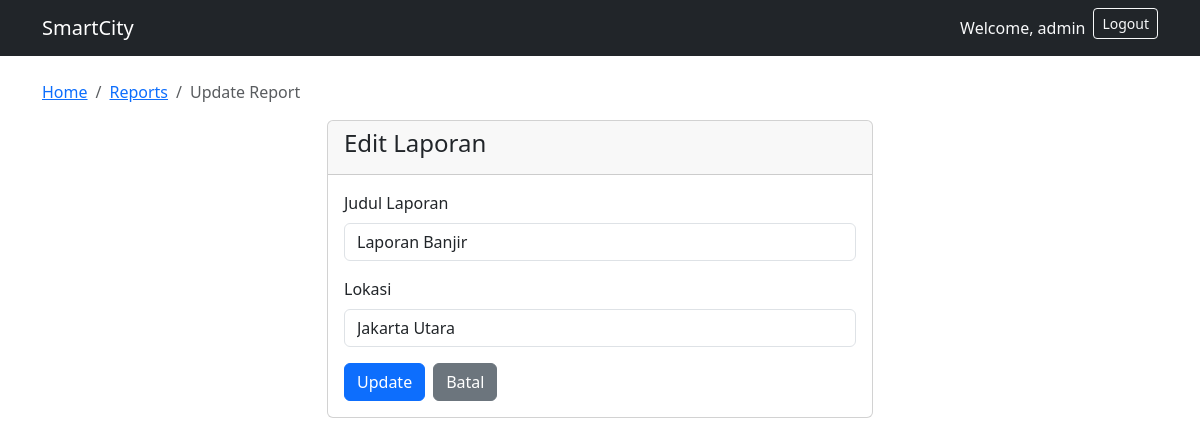
Screenshot of /main/update/2/ (signed in) with the database file from the repository.
### usermanagement_24782077/models.py (models this page shows, shortened)
class User(AbstractUser):
    is_admin = models.BooleanField(default=False)
    is_member = models.BooleanField(default=True)

### main_app/models.py (models this page shows, shortened)
class Report(models.Model):
    STATUS_CHOICES = [
        ('REPORTED', 'REPORTED'),
        ('VERIFIED', 'VERIFIED'),
        ('IN_PROGRESS', 'IN_PROGRESS'),
        ('RESOLVED', 'RESOLVED'),
    ]
    title = models.CharField(max_length=100)
    location = models.CharField(max_length=100)
    status = models.CharField(max_length=20, choices=STATUS_CHOICES)

### main_app/views.py (the view)
    def wrapper(request, *args, **kwargs):
        if not request.user.is_authenticated:
            messages.error(request, "Silakan login terlebih dahulu.")
            return redirect('login')
        if not request.user.is_admin:
            messages.error(request, "Akses Ditolak! Hanya Admin yang dapat mengakses fitur ini.")
            return redirect('main_app:reports_list')
        return view_func(request, *args, **kwargs)

### main_app/views.py (called while the page is built)
def admin_required(view_func):
    def wrapper(request, *args, **kwargs):
        if not request.user.is_authenticated:
            messages.error(request, "Silakan login terlebih dahulu.")
            return redirect('login')
        if not request.user.is_admin:
            messages.error(request, "Akses Ditolak! Hanya Admin yang dapat mengakses fitur ini.")
            return redirect('main_app:reports_list')
        return view_func(request, *args, **kwargs)
    return wrapper

@admin_required
def update_report(request, report_id):
    report = get_object_or_404(Report, id=report_id)
    if request.method == 'POST':
        report.title = request.POST.get('title')
        report.location = request.POST.get('location')
        report.save()
        messages.success(request, "Data laporan berhasil diubah.")
        return redirect('main_app:reports_list')
    return render(request, 'update_report.html', {'report': report})

### templates/update_report.html (shortened to what this page needs)
{% extends 'base.html' %}
{% block content %}
<nav aria-label="breadcrumb">
  <ol class="breadcrumb">
    <li class="breadcrumb-item"><a href="/">Home</a></li>
    <li class="breadcrumb-item"><a href="{% url 'main_app:reports_list' %}">Reports</a></li>
    <li class="breadcrumb-item active">Update Report</li>
  </ol>
</nav>
<div class="row justify-content-center">
    <div class="col-md-6">
        <div class="card">
            <div class="card-header">
                <h4> Edit Laporan</h4>
            </div>
            <div class="card-body">
                <form method="post">
                    <div class="mb-3">
                        <label for="id_title" class="form-label">Judul Laporan</label>
                        <input type="text" name="title" id="id_title" class="form-control" value="{{ report.title }}" required>
                    </div>
                    <div class="mb-3">
                        <label for="id_location" class="form-label">Lokasi</label>
                        <input type="text" name="location" id="id_location" class="form-control" value="{{ report.location }}" required>
                    </div>
                    <div class="d-flex gap-2">
                        <button type="submit" class="btn btn-primary">Update</button>
                        <a href="{% url 'main_app:reports_list' %}" class="btn btn-secondary">Batal</a>
                    </div>
                </form>
            </div>
        </div>
    </div>
</div>
{% endblock %}

### templates/base.html (shortened to what this page needs)
<!DOCTYPE html>
<html lang="en">
<head>
    <link href="https://cdn.jsdelivr.net/npm/bootstrap@5.3.0/dist/css/bootstrap.min.css" rel="stylesheet">
</head>
<body>
    <nav class="navbar navbar-expand-lg navbar-dark bg-dark">
        <div class="container">
            <a class="navbar-brand" href="#">SmartCity</a>
            <div class="navbar-nav ms-auto">
                {% if user.is_authenticated %}
                    <span class="nav-link text-light">Welcome, {{ user.username }}</span>
                    <form action="{% url 'logout' %}" method="post" class="d-inline">
                        <button type="submit" class="btn btn-outline-light btn-sm">Logout</button>
                    </form>
                {% else %}
                    <a class="nav-link" href="{% url 'login' %}">Login</a>
                    <a class="nav-link" href="{% url 'register' %}">Register</a>
                {% endif %}
            </div>
        </div>
    </nav>
    <div class="container mt-4">
        {% block content %}{% endblock %}
    </div>
</body>
</html>

### rows the page displays
User: username "admin"
Report: title "Laporan Banjir", location "Jakarta Utara"
